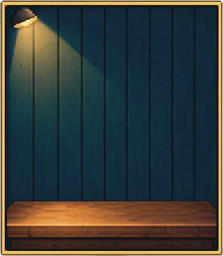
#> input picture 美术/2.0/shop/物品视图_原色.png, 223 x 256 px, shrunk from 721 x 828 before the run
$ python build_warm_inspect_art.py
#> lines starting #> are read from the running program, lines starting #| are printed output that depends on the picture
# -*- coding: utf-8 -*-
"""把检视台左侧的操作视台改成复古暖色像素画。

原图是深蓝青的工作台背景。这里把偏蓝的像素按亮度映射到暖棕色阶，
保留台灯、金框和木台这些本来就偏暖的像素。第一次运行会把原图备份成
物品视图_原色.png，之后每次都以备份为输入，脚本可以重复执行。
"""

import os
import sys

from PIL import Image

ROOT = os.path.dirname(os.path.dirname(os.path.abspath(__file__)))
SHOP = os.path.join(ROOT, "美术", "2.0", "shop")
TARGET = os.path.join(SHOP, "物品视图.png")
SOURCE = os.path.join(SHOP, "物品视图_原色.png")

# 暖棕色阶：亮度从暗到亮。
RAMP = [
    (0.0, (26, 16, 8)),
    (0.28, (58, 36, 20)),
    (0.5, (96, 62, 30)),
    (0.72, (152, 104, 52)),
    (1.0, (236, 208, 162)),
]


def warm_of(luma):
    value = max(0.0, min(1.0, luma / 255.0))
    for index in range(1, len(RAMP)):
        stop, color = RAMP[index]
        if value <= stop:
            prev_stop, prev_color = RAMP[index - 1]
            span = stop - prev_stop or 1.0
            ratio = (value - prev_stop) / span
            return tuple(
                round(prev_color[channel] + (color[channel] - prev_color[channel]) * ratio)
                for channel in range(3)
            )
    return RAMP[-1][1]


def recolor(image):
    pixels = image.load()
    width, height = image.size
    for y in range(height):
        for x in range(width):
            r, g, b, a = pixels[x, y]
            # 只有明显偏暖的像素（木台、金框、灯罩）保留原色，
            # 青绿墙面和灯光里的中性灰都按亮度压成暖色。
            if a == 0 or (r > g + 12 and r > b + 12):
                continue
            luma = 0.299 * r + 0.587 * g + 0.114 * b
            warm = warm_of(luma)
            pixels[x, y] = (warm[0], warm[1], warm[2], a)
    return image


def main():
    if not os.path.exists(SOURCE):
        if not os.path.exists(TARGET):
            print("missing source art:", TARGET)
            return 1
        Image.open(TARGET).save(SOURCE)
        print("backed up original to", SOURCE)
    image = Image.open(SOURCE).convert("RGBA")
#> image is the input picture: PIL image 223x256 RGBA; mean R, G, B, A 54.3, 59.9, 56.6, 252
    recolor(image).save(TARGET)
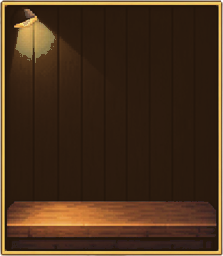
#> saved as 物品视图.png: PIL image 223x256 RGBA; mean R, G, B, A 69.4, 46.2, 26, 252; transparent parts drawn white
    print("wrote", TARGET)
    return 0


if __name__ == "__main__":
    sys.exit(main())
#> (the program exits here)
